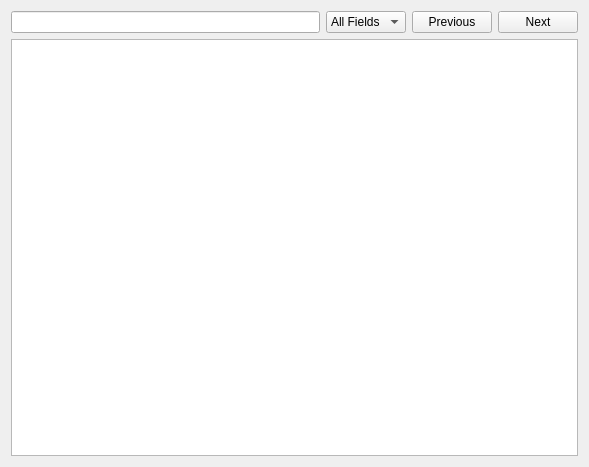
<ui version="4.0" >
 <class>HistoryLayout</class>
 <widget class="QWidget" name="HistoryLayout" >
  <property name="geometry" >
   <rect>
    <x>0</x>
    <y>0</y>
    <width>589</width>
    <height>467</height>
   </rect>
  </property>
  <property name="windowTitle" >
   <string>HistoryLayout</string>
  </property>
  <layout class="QVBoxLayout" name="verticalLayout" >
   <item>
    <widget class="QWidget" native="1" name="widget" >
     <layout class="QHBoxLayout" name="horizontalLayout" >
      <property name="margin" >
       <number>0</number>
      </property>
      <item>
       <widget class="QLineEdit" name="findText" />
      </item>
      <item>
       <widget class="QComboBox" name="findFieldsCombo" >
        <item>
         <property name="text" >
          <string>All Fields</string>
         </property>
        </item>
       </widget>
      </item>
      <item>
       <widget class="QPushButton" name="findPreviousButton" >
        <property name="text" >
         <string>Previous</string>
        </property>
        <property name="icon" >
         <iconset resource="../../icons/icons.qrc" >
          <normaloff>:/go-up-search.png</normaloff>:/go-up-search.png</iconset>
        </property>
       </widget>
      </item>
      <item>
       <widget class="QPushButton" name="findNextButton" >
        <property name="text" >
         <string>Next</string>
        </property>
        <property name="icon" >
         <iconset resource="../../icons/icons.qrc" >
          <normaloff>:/go-down-search.png</normaloff>:/go-down-search.png</iconset>
        </property>
       </widget>
      </item>
     </layout>
    </widget>
   </item>
   <item>
    <widget class="QTableView" name="tableView" >
     <property name="alternatingRowColors" >
      <bool>false</bool>
     </property>
     <property name="selectionMode" >
      <enum>QAbstractItemView::SingleSelection</enum>
     </property>
     <property name="selectionBehavior" >
      <enum>QAbstractItemView::SelectRows</enum>
     </property>
     <property name="showGrid" >
      <bool>false</bool>
     </property>
     <property name="gridStyle" >
      <enum>Qt::NoPen</enum>
     </property>
    </widget>
   </item>
  </layout>
 </widget>
 <resources>
  <include location="../../icons/icons.qrc" />
 </resources>
 <connections/>
</ui>
